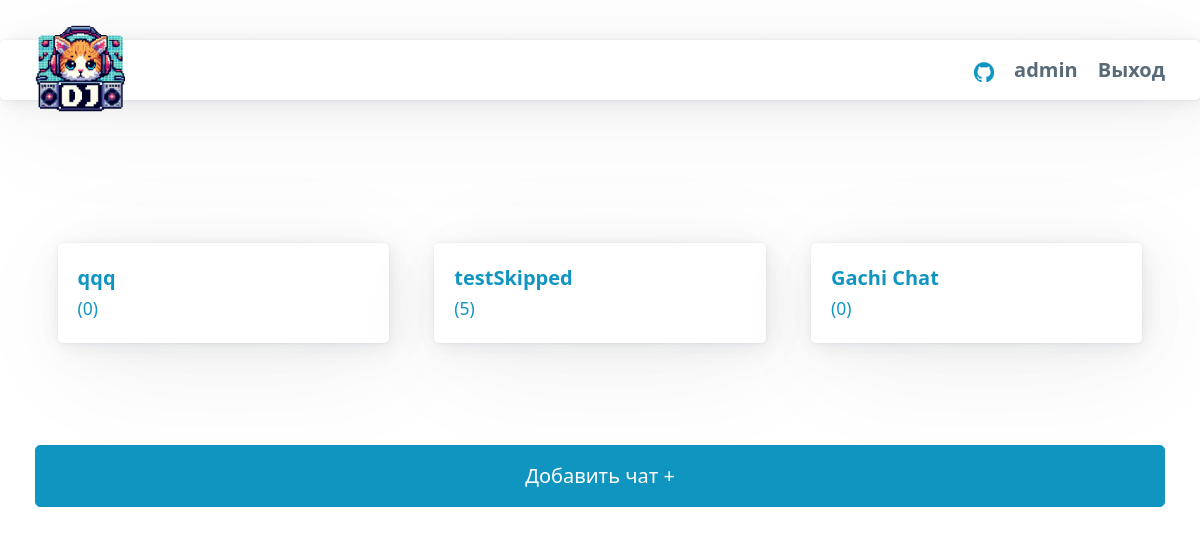
The page /chats/ (signed in) on the database its author committed.
### chats/models.py (models this page shows, shortened)
class Chat(models.Model):
    room_name = models.AutoField(primary_key=True)  # Добавьте поле room_name
    name = models.CharField(max_length=255, default='test chat')
    participants = models.ManyToManyField(User, related_name='chats')
    created_at = models.DateTimeField(auto_now_add=True)

class SkippedMessage(models.Model):
    user = models.ForeignKey(User, on_delete=models.CASCADE)
    chat = models.ForeignKey(Chat, on_delete=models.CASCADE)
    count = models.IntegerField(default=1)

### chats/views.py (the view)
# urls.py: path('chats/', views.chat_list, name='chat_list'),
@login_required
def chat_list(request):
    chats = Chat.objects.filter(participants=request.user)
    UserModel = get_user_model()
    all_users = UserModel.objects.all()
    skipped_messages = SkippedMessage.objects.filter(user=request.user)
    return render(request, 'chats/chat_list.html', {'chats': chats, 'username': request.user.username, 'all_users' : all_users, 'skipped_messages' : skipped_messages})

### templates/chats/chat_list.html (shortened to what this page needs)
{% extends 'base.html' %}
{% block content %}
    <div style="display: flex; flex-wrap: wrap;">
        {% for chat in chats %}
        <div id="chat-{{ chat.pk }}" style="flex: 1 0 30%; margin: 1%; padding: 1%; width: 70px;">
            <article>
                <strong>
                <a href="{% url 'chat_detail' pk=chat.pk %}" class="list-group-item list-group-item-action">
                    {{ chat.name }}
                </a>
                </strong>
                <br>
                <small class="new-message-count" style="color:#1095C1">{% for skipped in skipped_messages %}{% if skipped.chat == chat %}{{ skipped.count }}{% endif %}{% endfor %}</small>
            </article>
        </div>
        {% endfor %}
        <button id="create-chat-button" class="list-group-item list-group-item-action" data-target="chat-modal" onclick="toggleModal(event)">Добавить чат +</button>
    </div>
{% endblock %}

### templates/base.html (shortened to what this page needs)
{% load static %}
<!DOCTYPE html>
<html>
<head>
    <link rel="stylesheet" href="{% static 'pico-1.5.11/css/pico.min.css' %}">
</head>
<body class="text-light">
    <article>
        <nav class="container text-light py-2 my-2">
            <ul>
                <li><strong> <a href="{% url 'chat_list' %}"><img src="{% static 'images/djcatnew.png' %}" style="width: 90px; height: 90px;" alt="Brand Logo"></a></strong></li>
            </ul>
            <ul>
                <li><a href="https://github.com/krinyo/dj_chat"><img src="{% static 'images/github-mark-white.png' %}" style="width: 20px; height: 20px;" alt=""></a></li>
                <li><a href="{% url 'chat_list' %}" class="secondary"><strong>{{username}}</strong> </a></li>
                <li><a href="{% url 'logout' %}" class="secondary"><strong>Выход</strong> </a></li>
            </ul>
        </nav>
    </article>
    <main class="container">
        <div class="container py-2 my-2 text-dark">
            {% block content %}
            {% endblock %}
        </div>
    </main>
    <footer>
    </footer>
</body>
</html>

### templates/base.html (style rules this page uses)
* { scrollbar-width: thin; scrollbar-color: #11191F #141E26; }
nav { height: 20px; }
main.container { padding: 0px; }
article { padding: 20px; }

### rows shown on the page
Chat: name "qqq"
SkippedMessage: count "(0)"
Chat: name "testSkipped"
SkippedMessage: count "(5)"
Chat: name "Gachi Chat"
SkippedMessage: count "(0)"

### other values the page prints
{{ username }} "admin"
